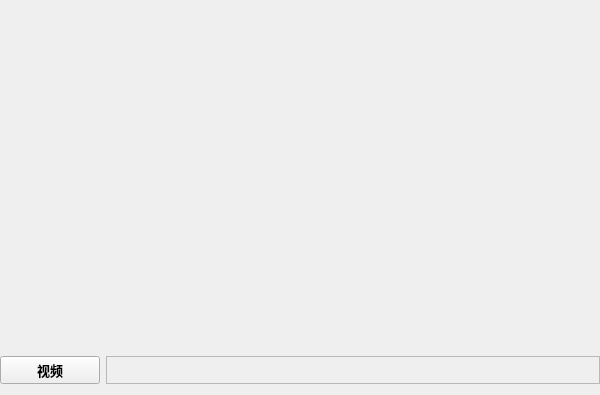
<?xml version="1.0" encoding="UTF-8"?>
<ui version="4.0">
 <class>MonitorSystemClass</class>
 <widget class="QWidget" name="MonitorSystemClass">
  <property name="geometry">
   <rect>
    <x>0</x>
    <y>0</y>
    <width>600</width>
    <height>395</height>
   </rect>
  </property>
  <property name="focusPolicy">
   <enum>Qt::ClickFocus</enum>
  </property>
  <property name="windowTitle">
   <string>MonitorSystem</string>
  </property>
  <property name="statusTip">
   <string>1232</string>
  </property>
  <property name="autoFillBackground">
   <bool>true</bool>
  </property>
  <layout class="QVBoxLayout" name="verticalLayout_3">
   <property name="sizeConstraint">
    <enum>QLayout::SetNoConstraint</enum>
   </property>
   <property name="leftMargin">
    <number>0</number>
   </property>
   <property name="topMargin">
    <number>0</number>
   </property>
   <property name="rightMargin">
    <number>0</number>
   </property>
   <property name="bottomMargin">
    <number>11</number>
   </property>
   <item>
    <layout class="QVBoxLayout" name="verticalLayout">
     <item>
      <widget class="QStackedWidget" name="stackedWidget">
       <property name="font">
        <font>
         <family>宋体</family>
         <pointsize>10</pointsize>
         <underline>false</underline>
        </font>
       </property>
       <property name="toolTipDuration">
        <number>10</number>
       </property>
       <property name="statusTip">
        <string/>
       </property>
       <property name="frameShape">
        <enum>QFrame::NoFrame</enum>
       </property>
       <property name="lineWidth">
        <number>0</number>
       </property>
       <property name="currentIndex">
        <number>-1</number>
       </property>
      </widget>
     </item>
    </layout>
   </item>
   <item>
    <layout class="QHBoxLayout" name="horizontalLayout">
     <item>
      <widget class="QPushButton" name="pushButtonChangedPage">
       <property name="sizePolicy">
        <sizepolicy hsizetype="Fixed" vsizetype="Fixed">
         <horstretch>0</horstretch>
         <verstretch>0</verstretch>
        </sizepolicy>
       </property>
       <property name="minimumSize">
        <size>
         <width>100</width>
         <height>20</height>
        </size>
       </property>
       <property name="font">
        <font>
         <family>宋体</family>
         <pointsize>10</pointsize>
         <weight>75</weight>
         <bold>true</bold>
        </font>
       </property>
       <property name="text">
        <string>视频</string>
       </property>
      </widget>
     </item>
     <item>
      <widget class="QLabel" name="alarmLabel">
       <property name="font">
        <font>
         <family>楷体</family>
         <pointsize>12</pointsize>
         <weight>75</weight>
         <bold>true</bold>
        </font>
       </property>
       <property name="frameShape">
        <enum>QFrame::StyledPanel</enum>
       </property>
       <property name="lineWidth">
        <number>0</number>
       </property>
       <property name="text">
        <string/>
       </property>
       <property name="textFormat">
        <enum>Qt::RichText</enum>
       </property>
       <property name="scaledContents">
        <bool>true</bool>
       </property>
       <property name="alignment">
        <set>Qt::AlignRight|Qt::AlignTrailing|Qt::AlignVCenter</set>
       </property>
      </widget>
     </item>
    </layout>
   </item>
  </layout>
 </widget>
 <layoutdefault spacing="6" margin="11"/>
 <resources>
  <include location="monitorsystem.qrc"/>
 </resources>
 <connections/>
</ui>
